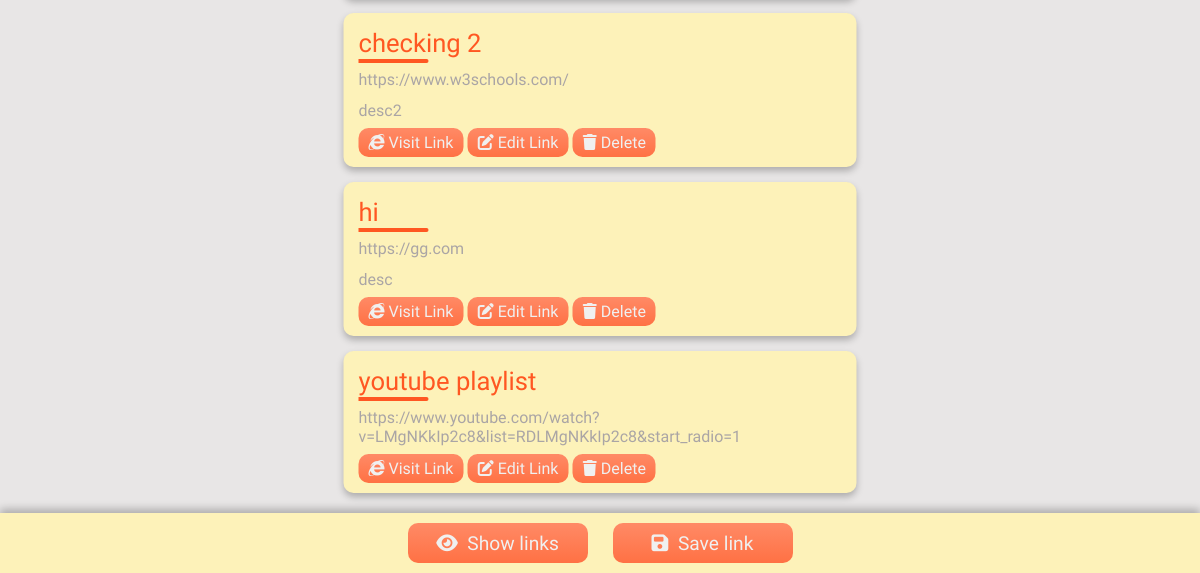
The app's page / (signed in, lower part), older data.
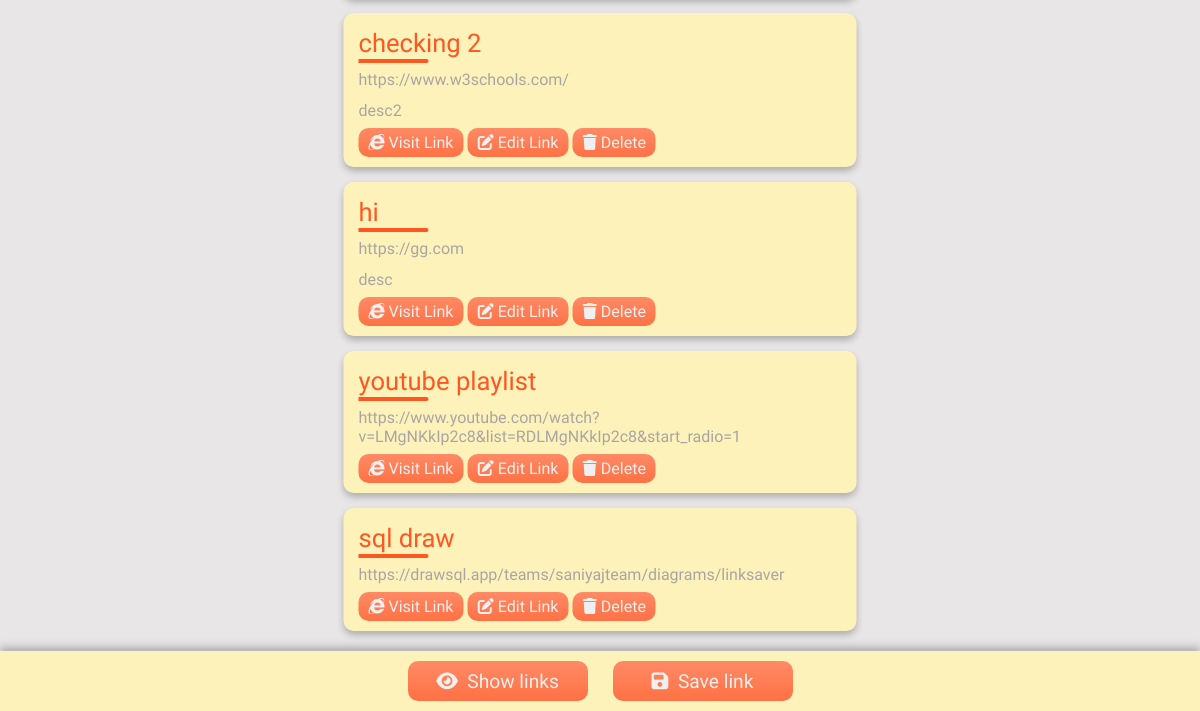
The same page, newer data.
### linkapp/models.py (models this page shows)
class Linklist(models.Model):
    host=models.ForeignKey(User, on_delete=models.SET_NULL,null=True)
    title = models.CharField(max_length=200)
    desc = models.CharField(max_length=200, null = True)
    link = models.CharField(max_length=200)
    def __str__(self):
        return self.title

### linkapp/views.py (the view)
# urls.py: path('', views.home, name='home'),
@login_required(login_url='login')
def home(request):
    if request.method == "GET":
        q = request.GET.get('q')
        if q!= None and q != "":
            q_list = Linklist.objects.filter(Q(title__contains=q))
            print(q_list)
        else:
            q_list = Linklist.objects.filter(Q(title__contains="nothing_to_display_in_search_result"))
    links = Linklist.objects.all()
    context={'links':links, 'q_list':q_list}
    return render (request, 'linkapp/home.html', context)

### linkapp/templates/linkapp/home.html (shortened to what this page needs)
{% extends 'main.html' %}
{% block body %}
{% for link in links  %}
{% if request.user == link.host %}
<div class="linkContainer">
    <h2 class="linkTitle">{{link}}</h2>
    <h4 class="linkAddr">{{link.link}}</h4>
    <h4 class="linkAddr">{{link.desc}}</h4>
    <a href="{{link.link}}" target="_blank" class="btn btnContainer"><i class="fa-brands fa-internet-explorer"></i> Visit Link</a>
    <a href="{% url 'edit' link.id %}" class="btn btnContainer"><i class="fa-solid fa-pen-to-square"></i> Edit Link</a>
    <a href="{% url 'delete' link.id %}" class="btn btnContainer"><i class="fa-solid fa-trash"></i> Delete</a>
</div>
{% endif %}
{% endfor %}
</section>
{% endblock body %}

Row changes from the older to the newer data that the page shows:
added Linklist: title "sql draw", link "https://drawsql.app/teams/saniyajteam/diagrams/linksaver"
